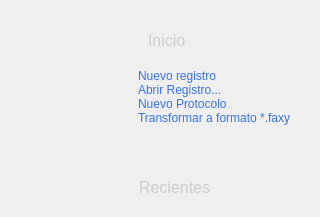
                      <widget class="QFrame" name="verticalFrame">
                       <layout class="QVBoxLayout" name="verticalLayout_9">
                        <property name="leftMargin">
                         <number>100</number>
                        </property>
                        <property name="bottomMargin">
                         <number>10</number>
                        </property>
                        <item>
                         <widget class="QFrame" name="verticalFrame_3">
                          <property name="minimumSize">
                           <size>
                            <width>0</width>
                            <height>150</height>
                           </size>
                          </property>
                          <property name="maximumSize">
                           <size>
                            <width>16777215</width>
                            <height>150</height>
                           </size>
                          </property>
                          <layout class="QVBoxLayout" name="verticalLayout_12">
                           <property name="spacing">
                            <number>0</number>
                           </property>
                           <item>
                            <widget class="QFrame" name="horizontalFrame">
                             <property name="maximumSize">
                              <size>
                               <width>16777215</width>
                               <height>40</height>
                              </size>
                             </property>
                             <layout class="QHBoxLayout" name="horizontalLayout_13">
                              <property name="spacing">
                               <number>6</number>
                              </property>
                              <item>
                               <widget class="QLabel" name="label_4">
                                <property name="maximumSize">
                                 <size>
                                  <width>24</width>
                                  <height>24</height>
                                 </size>
                                </property>
                                <property name="styleSheet">
                                 <string notr="true">background: transparent;
background-image:url(:/16x16/icons/16x16/cil-home.png);
background-position: center;
background-repeat: no-repeat;</string>
                                </property>
                                <property name="text">
                                 <string/>
                                </property>
                               </widget>
                              </item>
                              <item>
                               <widget class="QLabel" name="label_5">
                                <property name="font">
                                 <font>
                                  <pointsize>12</pointsize>
                                 </font>
                                </property>
                                <property name="styleSheet">
                                 <string notr="true">background: transparent;
color:rgb(204,204,204);</string>
                                </property>
                                <property name="text">
                                 <string>Inicio</string>
                                </property>
                               </widget>
                              </item>
                             </layout>
                            </widget>
                           </item>
                           <item alignment="Qt::AlignTop">
                            <widget class="QFrame" name="verticalFrame_7">
                             <layout class="QVBoxLayout" name="verticalLayout_16">
                              <property name="spacing">
                               <number>0</number>
                              </property>
                              <property name="leftMargin">
                               <number>29</number>
                              </property>
                              <item>
                               <widget class="QPushButton" name="pushButton">
                                <property name="cursor">
                                 <cursorShape>ArrowCursor</cursorShape>
                                </property>
                                <property name="styleSheet">
                                 <string notr="true">QPushButton {
	Text-align:left;
	background: transparent;
	color:rgb(54,114,240);
	border: none;
}
QPushButton:hover {
	color:rgb(54,156,240);
}
QPushButton:pressed {	
	color:rgb(35,187,255);

}</string>
                                </property>
                                <property name="text">
                                 <string>Nuevo registro</string>
                                </property>
                               </widget>
                              </item>
                              <item>
                               <widget class="QPushButton" name="pushButton_3">
                                <property name="styleSheet">
                                 <string notr="true">QPushButton {
	Text-align:left;
	background: transparent;
	color:rgb(54,114,240);
	border: none;
}
QPushButton:hover {
	color:rgb(54,156,240);
}
QPushButton:pressed {	
	color:rgb(35,187,255);

}</string>
                                </property>
                                <property name="text">
                                 <string>Abrir Registro...</string>
                                </property>
                               </widget>
                              </item>
                              <item>
                               <widget class="QPushButton" name="pushButton_4">
                                <property name="styleSheet">
                                 <string notr="true">QPushButton {
	Text-align:left;
	background: transparent;
	color:rgb(54,114,240);
	border: none;
}
QPushButton:hover {
	color:rgb(54,156,240);
}
QPushButton:pressed {	
	color:rgb(35,187,255);

}</string>
                                </property>
                                <property name="text">
                                 <string>Nuevo Protocolo</string>
                                </property>
                               </widget>
                              </item>
                              <item>
                               <widget class="QPushButton" name="pushButton_2">
                                <property name="styleSheet">
                                 <string notr="true">QPushButton {
	Text-align:left;
	background: transparent;
	color:rgb(54,114,240);
	border: none;
}
QPushButton:hover {
	color:rgb(54,156,240);
}
QPushButton:pressed {	
	color:rgb(35,187,255);

}</string>
                                </property>
                                <property name="text">
                                 <string>Transformar a formato *.faxy</string>
                                </property>
                               </widget>
                              </item>
                             </layout>
                            </widget>
                           </item>
                          </layout>
                         </widget>
                        </item>
                        <item>
                         <layout class="QVBoxLayout" name="verticalLayout_11">
                          <item>
                           <widget class="QFrame" name="horizontalFrame">
                            <property name="minimumSize">
                             <size>
                              <width>0</width>
                              <height>40</height>
                             </size>
                            </property>
                            <property name="maximumSize">
                             <size>
                              <width>16777215</width>
                              <height>40</height>
                             </size>
                            </property>
                            <layout class="QHBoxLayout" name="horizontalLayout_14">
                             <item>
                              <widget class="QLabel" name="label_6">
                               <property name="maximumSize">
                                <size>
                                 <width>24</width>
                                 <height>24</height>
                                </size>
                               </property>
                               <property name="styleSheet">
                                <string notr="true">background: transparent;
background-image:url(:/16x16/icons/16x16/cil-clock.png);
background-position: center;
background-repeat: no-repeat;</string>
                               </property>
                               <property name="text">
                                <string/>
                               </property>
                              </widget>
                             </item>
                             <item>
                              <widget class="QLabel" name="label_7">
                               <property name="font">
                                <font>
                                 <pointsize>12</pointsize>
                                </font>
                               </property>
                               <property name="styleSheet">
                                <string notr="true">background: transparent;
color:rgb(204,204,204);</string>
                               </property>
                               <property name="text">
                                <string>Recientes</string>
                               </property>
                              </widget>
                             </item>
                            </layout>
                           </widget>
                          </item>
                          <item>
                           <layout class="QHBoxLayout" name="horizontalLayout_15"/>
                          </item>
                         </layout>
                        </item>
                       </layout>
                      </widget>
